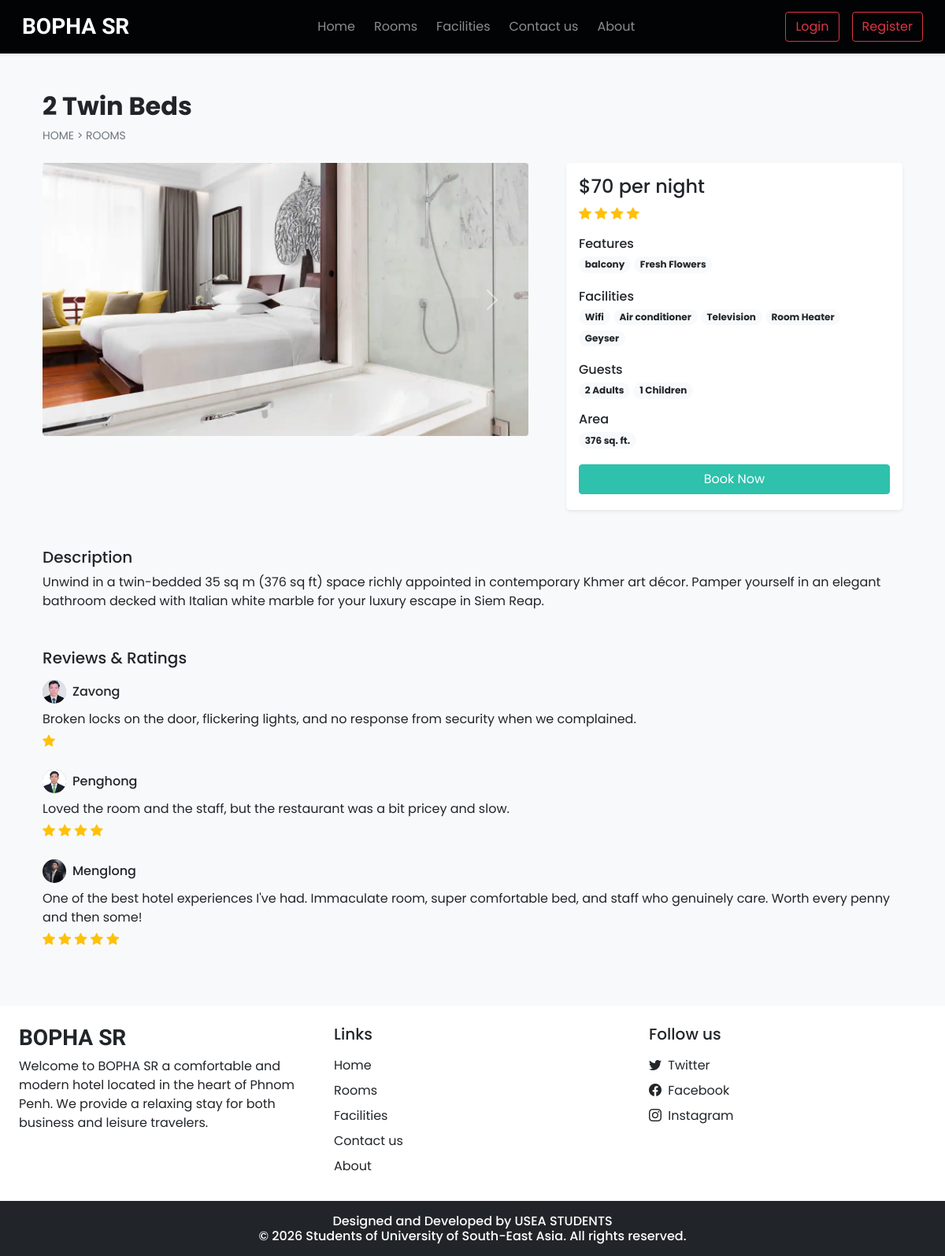
The page /room_details.php?id=15 on the database its author committed.
### tables this page shows
CREATE TABLE `settings` (
  `sr_no` int(11) NOT NULL,
  `site_title` varchar(50) NOT NULL,
  `site_about` varchar(250) NOT NULL,
  `shutdown` tinyint(1) NOT NULL
);

CREATE TABLE `rooms` (
  `id` int(11) NOT NULL,
  `name` varchar(150) NOT NULL,
  `area` int(11) NOT NULL,
  `price` int(11) NOT NULL,
  `quantity` int(11) NOT NULL,
  `adult` int(11) NOT NULL,
  `children` int(11) NOT NULL,
  `description` varchar(350) NOT NULL,
  `status` tinyint(4) NOT NULL DEFAULT 1,
  `removed` int(11) NOT NULL DEFAULT 0
);

CREATE TABLE `room_images` (
  `sr_no` int(11) NOT NULL,
  `room_id` int(11) NOT NULL,
  `image` varchar(150) NOT NULL,
  `thumb` tinyint(4) NOT NULL DEFAULT 0
);

CREATE TABLE `features` (
  `id` int(11) NOT NULL,
  `name` varchar(50) NOT NULL
);

CREATE TABLE `facilities` (
  `id` int(11) NOT NULL,
  `icon` varchar(100) NOT NULL,
  `name` varchar(50) NOT NULL,
  `description` varchar(250) NOT NULL
);

CREATE TABLE `rating_review` (
  `sr_no` int(11) NOT NULL,
  `booking_id` int(11) NOT NULL,
  `room_id` int(11) NOT NULL,
  `user_id` int(11) NOT NULL,
  `rating` int(11) NOT NULL,
  `review` varchar(200) NOT NULL,
  `seen` int(11) NOT NULL DEFAULT 0,
  `datentime` datetime NOT NULL DEFAULT current_timestamp()
);

CREATE TABLE `user_cred` (
  `id` int(11) NOT NULL,
  `name` varchar(100) NOT NULL,
  `email` varchar(150) NOT NULL,
  `address` varchar(120) NOT NULL,
  `phonenum` varchar(100) NOT NULL,
  `pincode` int(11) NOT NULL,
  `dob` date NOT NULL,
  `profile` varchar(100) NOT NULL,
  `password` varchar(200) NOT NULL,
  `is_verified` int(11) NOT NULL DEFAULT 0,
  `token` varchar(200) DEFAULT NULL,
  `t_expire` date DEFAULT NULL,
  `status` int(11) NOT NULL DEFAULT 1,
  `datentime` datetime NOT NULL DEFAULT current_timestamp()
);

### admin/inc/db_config.php (called while the page is built, shortened)
<?php
  function select($sql,$values,$datatypes)
  {
    $con = $GLOBALS['con'];
    if($stmt = mysqli_prepare($con,$sql))
    {
      mysqli_stmt_bind_param($stmt,$datatypes,...$values);
      if(mysqli_stmt_execute($stmt)){
        $res = mysqli_stmt_get_result($stmt);
        return $res;
      }
      else{
        mysqli_stmt_close($stmt);
        die("Query cannot be executed - Select");
      }
    }
    else{
      die("Query cannot be prepared - Select");
    }
  }
?>

### room_details.php (the view, shortened to what this page needs)
<!DOCTYPE html>
<html lang="en">
<head>
  <?php require('inc/links.php'); ?>
</head>
<body class="bg-light">
  <?php require('inc/header.php'); ?>
  <?php
    $data = filteration($_GET);
    $room_res = select("SELECT * FROM `rooms` WHERE `id`=? AND `status`=? AND `removed`=?",[$data['id'],1,0],'iii');
    $room_data = mysqli_fetch_assoc($room_res);
  ?>
  <div class="container">
    <div class="row">
      <div class="col-12 my-5 mb-4 px-4">
        <h2 class="fw-bold"><?php echo $room_data['name'] ?></h2>
        <div style="font-size: 14px;">
          <a href="index.php" class="text-secondary text-decoration-none">HOME</a>
          <span class="text-secondary"> > </span>
          <a href="rooms.php" class="text-secondary text-decoration-none">ROOMS</a>
        </div>
      </div>
      <div class="col-lg-7 col-md-12 px-4">
        <div id="roomCarousel" class="carousel slide" data-bs-ride="carousel">
          <div class="carousel-inner">
            <?php
              $room_img = ROOMS_IMG_PATH."thumbnail.jpg";
              $img_q = mysqli_query($con,"SELECT * FROM `room_images`
                WHERE `room_id`='$room_data[id]'");
              if(mysqli_num_rows($img_q)>0)
              {
                $active_class = 'active';
                while($img_res = mysqli_fetch_assoc($img_q))
                {
                  echo"
                    <div class='carousel-item $active_class'>
                      <img src='".ROOMS_IMG_PATH.$img_res['image']."' class='d-block w-100 rounded'>
                    </div>
                  ";
                  $active_class='';
                }
              }
              else{
                echo"<div class='carousel-item active'>
                  <img src='$room_img' class='d-block w-100'>
                </div>";
              }
            ?>
          </div>
          <button class="carousel-control-prev" type="button" data-bs-target="#roomCarousel" data-bs-slide="prev">
            <span class="carousel-control-prev-icon" aria-hidden="true"></span>
          </button>
          <button class="carousel-control-next" type="button" data-bs-target="#roomCarousel" data-bs-slide="next">
            <span class="carousel-control-next-icon" aria-hidden="true"></span>
          </button>
        </div>
      </div>
      <div class="col-lg-5 col-md-12 px-4">
        <div class="card mb-4 border-0 shadow-sm rounded-3">
          <div class="card-body">
            <?php
              echo<<<price
                <h4>$$room_data[price] per night</h4>
              price;
              $rating_q = "SELECT AVG(rating) AS `avg_rating` FROM `rating_review`
                WHERE `room_id`='$room_data[id]' ORDER BY `sr_no` DESC LIMIT 20";
              $rating_res = mysqli_query($con,$rating_q);
              $rating_fetch = mysqli_fetch_assoc($rating_res);
              $rating_data = "";
              if($rating_fetch['avg_rating']!=NULL)
              {
                for($i=0; $i < $rating_fetch['avg_rating']; $i++){
                  $rating_data .="<i class='bi bi-star-fill text-warning'></i> ";
                }
              }
              echo<<<rating
                <div class="mb-3">
                  $rating_data
                </div>
              rating;
              $fea_q = mysqli_query($con,"SELECT f.name FROM `features` f
                INNER JOIN `room_features` rfea ON f.id = rfea.features_id
                WHERE rfea.room_id = '$room_data[id]'");
              $features_data = "";
              while($fea_row = mysqli_fetch_assoc($fea_q)){
                $features_data .="<span class='badge rounded-pill bg-light text-dark text-wrap me-1 mb-1'>
                  $fea_row[name]
                </span>";
              }
              echo<<<features
                <div class="mb-3">
                  <h6 class="mb-1">Features</h6>
                  $features_data
                </div>
              features;
              $fac_q = mysqli_query($con,"SELECT f.name FROM `facilities` f
                INNER JOIN `room_facilities` rfac ON f.id = rfac.facilities_id
                WHERE rfac.room_id = '$room_data[id]'");
              $facilities_data = "";
              while($fac_row = mysqli_fetch_assoc($fac_q)){
                $facilities_data .="<span class='badge rounded-pill bg-light text-dark text-wrap me-1 mb-1'>
                  $fac_row[name]
                </span>";
              }
              echo<<<facilities
                <div class="mb-3">
                  <h6 class="mb-1">Facilities</h6>
                  $facilities_data
                </div>
              facilities;
              echo<<<guests
                <div class="mb-3">
                  <h6 class="mb-1">Guests</h6>
                  <span class="badge rounded-pill bg-light text-dark text-wrap">
                    $room_data[adult] Adults
                  </span>
                  <span class="badge rounded-pill bg-light text-dark text-wrap">
                    $room_data[children] Children
                  </span>
                </div>
              guests;
              echo<<<area
                <div class="mb-3">
                  <h6 class="mb-1">Area</h6>
                  <span class='badge rounded-pill bg-light text-dark text-wrap me-1 mb-1'>
                    $room_data[area] sq. ft.
                  </span>
                </div>
              area;
              if(!$settings_r['shutdown']){
                $login=0;
                echo<<<book
                  <button onclick='checkLoginToBook($login,$room_data[id])' class="btn w-100 text-white custom-bg shadow-none mb-1">Book Now</button>
                book;
              }
            ?>
          </div>
        </div>
      </div>
      <div class="col-12 mt-4 px-4">
        <div class="mb-5">
          <h5>Description</h5>
          <p>
            <?php echo $room_data['description'] ?>
          </p>
        </div>
        <div>
          <h5 class="mb-3">Reviews & Ratings</h5>
          <?php
            $review_q = "SELECT rr.*,uc.name AS uname, uc.profile, r.name AS rname FROM `rating_review` rr
              INNER JOIN `user_cred` uc ON rr.user_id = uc.id
              INNER JOIN `rooms` r ON rr.room_id = r.id
              WHERE rr.room_id = '$room_data[id]'
              ORDER BY `sr_no` DESC LIMIT 15";
            $review_res = mysqli_query($con,$review_q);
            $img_path = USERS_IMG_PATH;
            if(mysqli_num_rows($review_res)==0){
              echo 'No reviews yet!';
            }
            else
            {
              while($row = mysqli_fetch_assoc($review_res))
              {
                $stars = "<i class='bi bi-star-fill text-warning'></i> ";
                for($i=1; $i<$row['rating']; $i++){
                  $stars .= " <i class='bi bi-star-fill text-warning'></i>";
                }
                echo<<<reviews
                  <div class="mb-4">
                    <div class="d-flex align-items-center mb-2">
                      <img src="$img_path$row[profile]" class="rounded-circle" loading="lazy" width="30px">
                      <h6 class="m-0 ms-2">$row[uname]</h6>
                    </div>
                    <p class="mb-1">
                      $row[review]
                    </p>
                    <div>
                      $stars
                    </div>
                  </div>
                reviews;
              }
            }
          ?>
        </div>
      </div>
    </div>
  </div>
  <?php require('inc/footer.php'); ?>
</body>
</html>

### inc/links.php (shortened to what this page needs)
<link href="https://cdn.jsdelivr.net/npm/bootstrap@5.0.2/dist/css/bootstrap.min.css" rel="stylesheet">
<link rel="stylesheet" href="https://cdn.jsdelivr.net/npm/bootstrap-icons@1.9.1/font/bootstrap-icons.css">
<link rel="stylesheet" href="css/common.css">
<?php
  require_once('admin/inc/db_config.php');
  $contact_q = "SELECT * FROM `contact_details` WHERE `sr_no`=?";
  $settings_q = "SELECT * FROM `settings` WHERE `sr_no`=?";
  $values = [1];
  $contact_r = mysqli_fetch_assoc(select($contact_q,$values,'i'));
  $settings_r = mysqli_fetch_assoc(select($settings_q,$values,'i'));
?>

### inc/header.php (shortened to what this page needs)
<nav id="nav-bar" class="navbar navbar-expand-lg navbar-dark px-lg-3 py-lg-2 shadow-sm sticky-top custom-navbar">
  <div class="container-fluid">
    <a class="navbar-brand me-5 fw-bold fs-3 h-font" href="index.php"><?php echo $settings_r['site_title'] ?></a>
    <div class="collapse navbar-collapse" id="navbarSupportedContent">
      <ul class="navbar-nav mx-auto mb-2 mb-lg-0">
        <li class="nav-item">
          <a class="nav-link me-2" href="index.php">Home</a>
        </li>
        <li class="nav-item">
          <a class="nav-link me-2" href="rooms.php">Rooms</a>
        </li>
        <li class="nav-item">
          <a class="nav-link me-2" href="facilities.php">Facilities</a>
        </li>
        <li class="nav-item">
          <a class="nav-link me-2" href="contact.php">Contact us</a>
        </li>
        <li class="nav-item">
          <a class="nav-link" href="about.php">About</a>
        </li>
      </ul>
      <div class="d-flex">
        <?php
          if(isset($_SESSION['login']) && $_SESSION['login']==true)
          {
            $path = USERS_IMG_PATH;
            echo<<<data
              <div class="btn-group">
                <button type="button" class="btn btn-outline-danger shadow-none dropdown-toggle" data-bs-toggle="dropdown" data-bs-display="static" aria-expanded="false">
                  <img src="$path$_SESSION[uPic]" style="width: 25px; height: 25px;" class="me-1 rounded-circle">
                  $_SESSION[uName]
                </button>
                <ul class="dropdown-menu dropdown-menu-lg-end">
                  <li><a class="dropdown-item" href="profile.php">Profile</a></li>
                  <li><a class="dropdown-item" href="bookings.php">Bookings</a></li>
                  <li><a class="dropdown-item" href="logout.php">Logout</a></li>
                </ul>
              </div>
            data;
          }
          else
          {
            echo<<<data
              <button type="button" class="btn btn btn-outline-danger shadow-none me-lg-3 me-2" data-bs-toggle="modal" data-bs-target="#loginModal">
                Login
              </button>
              <button type="button" class="btn btn btn-outline-danger shadow-none" data-bs-toggle="modal" data-bs-target="#registerModal">
                Register
              </button>
            data;
          }
        ?>
      </div>
    </div>
  </div>
</nav>

### inc/footer.php (shortened to what this page needs)
<div class="container-fluid bg-white mt-5">
  <div class="row">
    <div class="col-lg-4 p-4">
      <h3 class="h-font fw-bold fs-3 mb-2"><?php echo $settings_r['site_title'] ?></h3>
      <p>
        <?php echo $settings_r['site_about'] ?>
      </p>
    </div>
    <div class="col-lg-4 p-4">
      <h5 class="mb-3">Links</h5>
      <a href="index.php" class="d-inline-block mb-2 text-dark text-decoration-none">Home</a> <br>
      <a href="rooms.php" class="d-inline-block mb-2 text-dark text-decoration-none">Rooms</a> <br>
      <a href="facilities.php" class="d-inline-block mb-2 text-dark text-decoration-none">Facilities</a> <br>
      <a href="contact.php" class="d-inline-block mb-2 text-dark text-decoration-none">Contact us</a> <br>
      <a href="about.php" class="d-inline-block mb-2 text-dark text-decoration-none">About</a>
    </div>
    <div class="col-lg-4 p-4">
        <h5 class="mb-3">Follow us</h5>
        <?php
          if($contact_r['tw']!=''){
            echo<<<data
              <a href="$contact_r[tw]" class="d-inline-block text-dark text-decoration-none mb-2">
                <i class="bi bi-twitter me-1"></i> Twitter
              </a><br>
            data;
          }
        ?>
        <a href="<?php echo $contact_r['fb'] ?>" class="d-inline-block text-dark text-decoration-none mb-2">
          <i class="bi bi-facebook me-1"></i> Facebook
        </a><br>
        <a href="<?php echo $contact_r['insta'] ?>" class="d-inline-block text-dark text-decoration-none">
          <i class="bi bi-instagram me-1"></i> Instagram
        </a><br>
    </div>
  </div>
</div>
<h6 class="text-center bg-dark text-white p-3 m-0">Designed and Developed by USEA STUDENTS <br> © 2026 Students of University of South-East Asia. All rights reserved.</h6>

### css/common.css (style rules this page uses)
:root { --teal: #2ec1ac; --teal_hover: #279e8c; }
* { font-family: 'Poppins', sans-serif; }
.h-font { font-family: 'Merienda', cursive; }
.custom-bg { background-color: var(--teal); border: 1px solid var(--teal); }

### inc/header.php (style rules this page uses)
.custom-navbar { background-color: #020305; }

### rows shown on the page
settings: site_title "BOPHA SR", site_about "Welcome to BOPHA SR a comfortable and modern hotel located in the heart of Phnom Penh. We provide a relaxing stay for both business and leisure travelers."
rooms: name "2 Twin Beds", price "70", adult "2", children "1", area "376", description "Unwind in a twin-bedded 35 sq m (376 sq ft) space richly appointed in contemporary Khmer art décor. Pamper yourself in an elegant bathroom decked with Italian white marble for your luxury escape in Siem Reap."
room_images: image (picture)
features: name "balcony"
features: name "Fresh Flowers"
facilities: name "Wifi"
facilities: name "Air conditioner"
facilities: name "Television"
facilities: name "Room Heater"
facilities: name "Geyser"
rating_review: user.profile (picture), user.name "Zavong", review "Broken locks on the door, flickering lights, and no response from security when we complained."
rating_review: user.profile (picture), user.name "Penghong", review "Loved the room and the staff, but the restaurant was a bit pricey and slow."
rating_review: user.profile (picture), user.name "Menglong", review "One of the best hotel experiences I've had. Immaculate room, super comfortable bed, and staff who genuinely care. Worth every penny and then some!"
